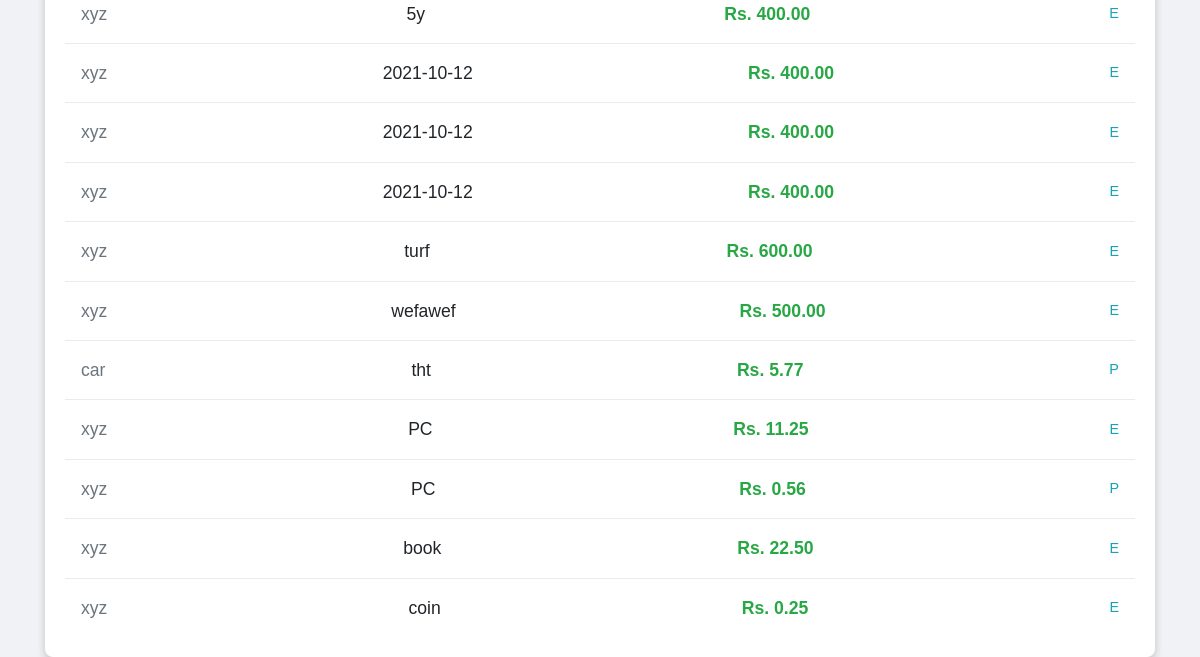
The page /show_expense/ (signed in, lower part) on the database as committed earlier.
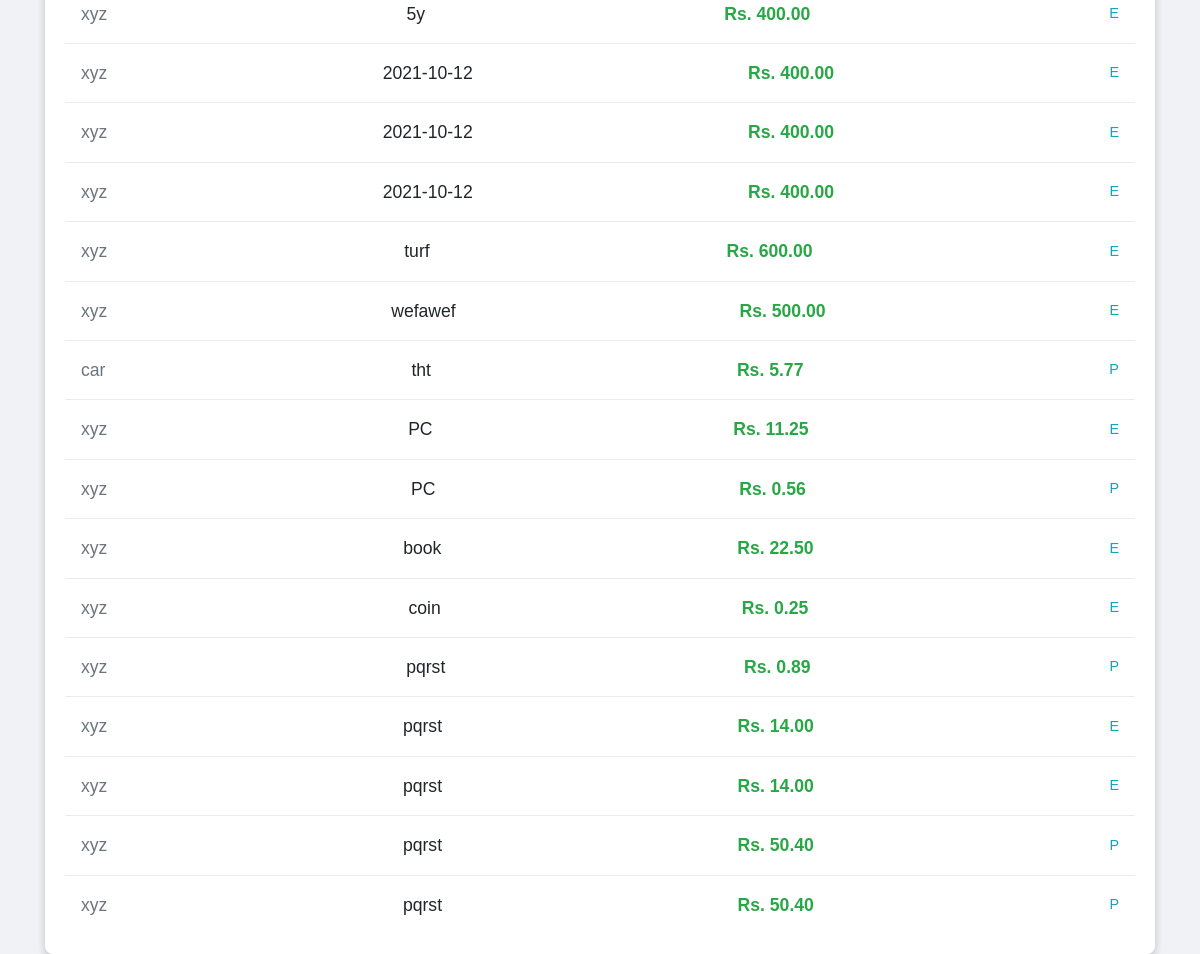
The same page on the database as committed later.
### expenses/models.py (models this page shows)
class ExpenseSplit(models.Model):
    expense = models.ForeignKey(Expense, on_delete=models.CASCADE)
    user = models.ForeignKey(User, on_delete=models.CASCADE)
    amount = models.DecimalField(max_digits=10, decimal_places=2)

class Expense(models.Model):
    SPLIT_METHOD =[
        ('E','Equal'),
        ('P','Percentage'),
        ('C','Custom')
    ]
    amount_spent=models.DecimalField(max_digits=10,decimal_places=2)
    description=models.CharField(max_length=100, null=True, blank=True)
    date_incurred=models.DateField()
    paid_by=models.ForeignKey(User,on_delete=models.CASCADE)
    group=models.ForeignKey(Group,on_delete=models.CASCADE)
    split_method=models.CharField(max_length=1,choices=SPLIT_METHOD,default='E')

class Group(models.Model):
    name=models.CharField(max_length=60)
    members=models.ManyToManyField(User, related_name="group_members")

### expenses/views.py (the view)
# urls.py: path('show_expense/', views.show_expense, name='show_expense'),
def show_expense(request):
    splits = ExpenseSplit.objects.filter(user=request.user)
    return render(request, 'equal_expense.html', {'splits':splits})

### templates/equal_expense.html (shortened to what this page needs)
<!doctype html>
<html lang="en">
<head>
    <link rel="stylesheet" href="https://cdn.jsdelivr.net/npm/bootstrap@4.5.2/dist/css/bootstrap.min.css">
</head>
<body>
    <div class="container">
        <div class="card">
            <div class="card-body">
                <ul class="list-group">
                    {% for split in splits %}
                        <li class="list-group-item d-flex justify-content-between align-items-center">
                            <span class="text-muted">{{ split.expense.group.name }}</span>
                            <span>{{ split.expense.description }}</span>
                            <span class="amount">Rs. {{ split.amount }}</span>
                            <span class="text-info">{{ split.expense.split_method }}</span>
                        </li>
                    {% endfor %}
                </ul>
            </div>
        </div>
    </div>
</body>
</html>

Rows that differ between the two databases and show on the page:
added ExpenseSplit: expense.group.name "xyz", expense.description "pqrst", amount "0.89", expense.split_method "P"
added ExpenseSplit: expense.group.name "xyz", expense.description "pqrst", amount "14.00", expense.split_method "E"
added ExpenseSplit: expense.group.name "xyz", expense.description "pqrst", amount "14.00", expense.split_method "E"
added ExpenseSplit: expense.group.name "xyz", expense.description "pqrst", amount "50.40", expense.split_method "P"
added ExpenseSplit: expense.group.name "xyz", expense.description "pqrst", amount "50.40", expense.split_method "P"
